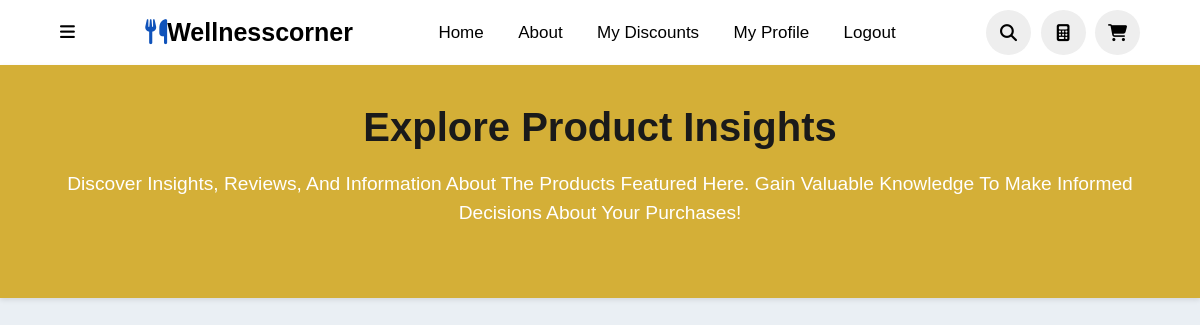
The page /my-posts/ (signed in) on the database as committed earlier.
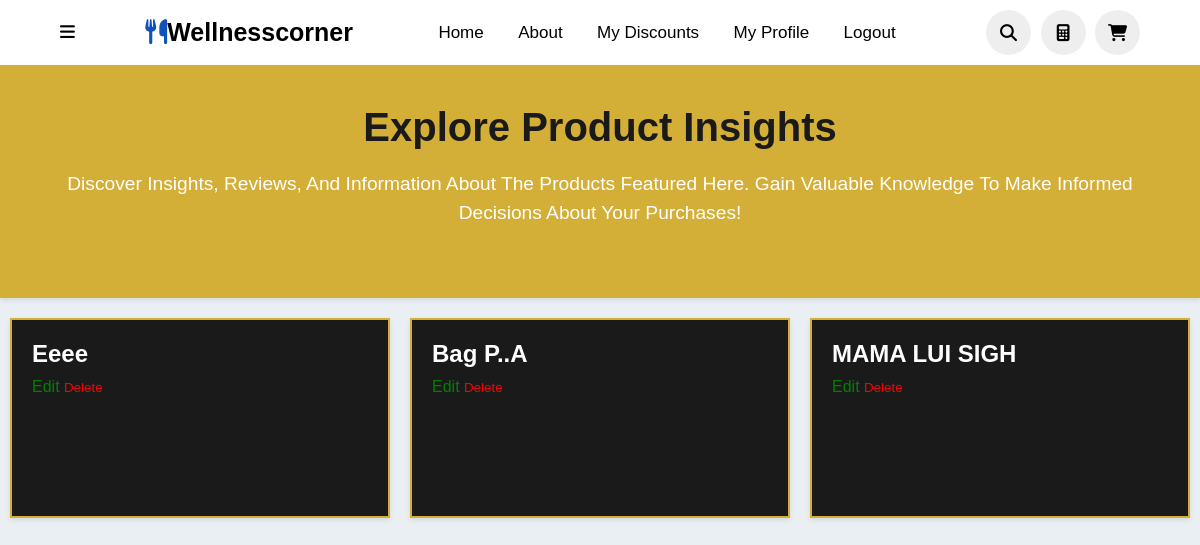
The same page on the database as committed later.
### WellnessCorner/models.py (models this page shows, shortened)
class Post(models.Model):
    user = models.ForeignKey(settings.AUTH_USER_MODEL, on_delete=models.CASCADE, null=True, blank=True)
    PRODUCT_CHOICES = (
        ('Product', 'Product'),
        ('ApiProduct', 'API Product'),
    )
    product_type = models.CharField(max_length=20, choices=PRODUCT_CHOICES, null=True, blank=True)
    object_id = models.PositiveIntegerField(default=0)  # Default value for the ID
    product = GenericForeignKey('content_type', 'object_id')
    content_type = models.ForeignKey(ContentType, on_delete=models.CASCADE, null=True, blank=True)
    title = models.CharField(max_length=150, null=True, blank=True)
    content = models.TextField()
    product_name = models.CharField(max_length=255, null=True, blank=True)  # Field to store the name of the product or API product

### WellnessCorner/views.py (the view)
# urls.py: path('my-posts/', views.my_posts, name='my_posts'),
@login_required
def my_posts(request):
    posts = Post.objects.filter(user=request.user)
    for post in posts:
        post.editable = False
        if request.user == post.user:
            post.editable = True
    return render(request, 'my_posts.html', {'posts': posts})

### templates/my_posts.html (shortened to what this page needs)
<!DOCTYPE html>
<html lang="en">
<head>
</head>
<body>
    <header>
        <div class="more">
            <i class="fa-solid fa-bars" onclick="toggleBar()"></i>
        </div>
        <a href="#" class="logo"><i class="fas fa-utensils"></i>Wellnesscorner</a>
        <nav class="navbar">
            <a href="{% url 'index' %}">Home</a>
            <a href="#about">about</a>
            <a href="{% url 'user_discounts' %}">My discounts</a>
            <a href="{% url 'myaccount' %}">My Profile</a>
            <a href="{% url 'logout' %}">Logout</a>
        </nav>
        <div class="icons">
            <i class="fas fa-search" id="search-icon" onclick="toggleSearch()"></i>
            <a href="{% url 'calculator' %}" class="fa-solid fa-calculator"></a>
            <a href="{% url 'basket_page' %}" class="fas fa-shopping-cart"></a>
        </div>
    </header>
    <div class="content-page">
        <div class="upper">
            <h2>Explore Product Insights</h2>
            <p>Discover insights, reviews, and information about the products featured here. Gain valuable knowledge to make informed decisions about your purchases!</p>
        </div>
        <div class="container">
            {% for post in posts %}
            <div class="card">
                <h2><a href="{% url 'post' post.id %}">{{ post.title }}</a></h2>
                {% if post.editable %}
                <a href="{% url 'edit_post' post.id %}" style="color: green;">Edit</a>
                <form method="post" action="{% url 'delete_post' post.id %}" style="display: inline;">
                    <button type="submit" style="color: red; border: none; background: none; cursor: pointer;">Delete</button>
                </form>
                {% endif %}
            </div>
            {% endfor %}
        </div>
    </div>
</body>
</html>

Rows that differ between the two databases and show on the page:
added Post: title "Eeee", shows "Edit"
added Post: title "Bag P..a", shows "Edit"
added Post: title "MAMA LUI SIGH", shows "Edit"
